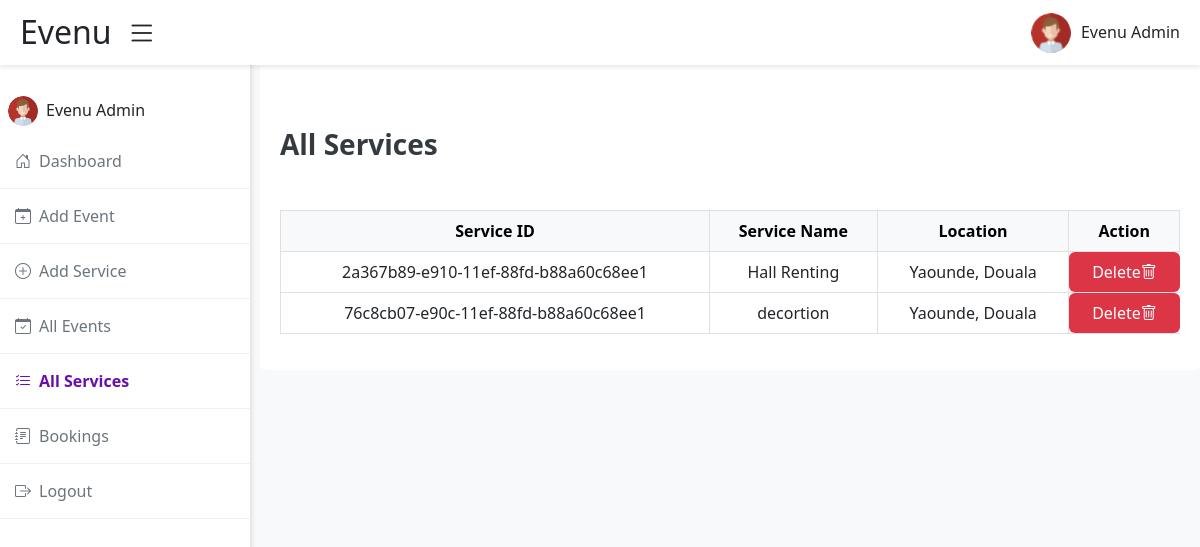
Screenshot of /admin/php/allService.php with the database file from the repository.
### tables this page shows
CREATE TABLE `services` (
  `id` char(36) NOT NULL,
  `name` varchar(50) NOT NULL,
  `location` text NOT NULL,
  `description` text NOT NULL
);

### admin/php/allService.php (the view, shortened to what this page needs)
<?php
  require_once "../../authentication/php/dbconn.php";
  $stmt = $conn->prepare("SELECT * FROM services");
  $stmt->execute();
  $services = $stmt->fetchAll(PDO::FETCH_ASSOC);
?>
<!DOCTYPE html>
<html lang="en">
<head>
    <link href="https://cdn.jsdelivr.net/npm/bootstrap@5.3.0/dist/css/bootstrap.min.css" rel="stylesheet">
    <link href="https://cdn.jsdelivr.net/npm/bootstrap-icons/font/bootstrap-icons.css" rel="stylesheet">
    <link rel="stylesheet" href="../css/home.css">
  </head>
<body>
  <div class="header">
    <div class="left-section">
      <h5 class="mb-0 fs-2">Evenu</h5>
      <span class="hamburger" id="hamburger-menu"><i class="bi bi-list"></i></span>
    </div>
    <div class="right-section">
      <div class="admin-info d-flex align-items-center">
        <img src="../../assets/images/admin.png" class="rounded-circle" alt="Admin">
        <div class="name">
          <h6 class="mb-0">Evenu Admin</h6>
        </div>
      </div>
    </div>
  </div>
  <div class="sidebar" id="sidebar">
      <div class="d-flex align-items-center mb-2 mt-3 m-2">
        <img src="../../assets/images/admin.png" class="rounded-circle me-2" alt="Admin">
        <div>
          <h5 class="mb-0 fs-6">Evenu Admin</h5>
        </div>
      </div>
      <a href="../index.php"><i class="bi bi-house-door me-2"></i> Dashboard</a>
      <a href="addEvent.php"><i class="bi bi-calendar-plus me-2"></i> Add Event</a>
      <a href="addService.php"><i class="bi bi-plus-circle me-2"></i> Add Service</a>
      <a href="allEvent.php"><i class="bi bi-calendar-check me-2"></i> All Events</a>
      <a href="#" class="active"><i class="bi bi-list-check me-2"></i> All Services</a>
      <a href="booking.php"><i class="bi bi-journal-text me-2"></i> Bookings</a>
      <a href="../../index.php"><i class="bi bi-box-arrow-right me-2"></i> Logout</a>
  </div>
  <div class="content bg-white rounded">
    <h4 class="mb-5 mt-5">All Services</h4>
    <table class="table table-bordered table-hover">
        <thead class="table-light">
            <tr>
                <th>Service ID</th>
                <th>Service Name</th>
                <th>Location</th>
                <th>Action</th>
            </tr>
        </thead>
        <tbody>
          <?php foreach ($services as $service): ?>
            <tr>
              <td><?php echo $service['id']; ?></td>
              <td><?php echo $service['name']; ?></td>
              <td><?php echo $service['location']; ?></td>
              <td class="btn bg-danger text-white d-flex justify-content-center">Delete <i class="bi bi-trash"></i></td>
            </tr>
          <?php endforeach; ?>
        </tbody>
    </table>
</div>
</body>
</html>

### admin/css/home.css (style rules this page uses)
body { background-color: #f8f9fa; margin: 0; }
.header { background-color: white; padding: 15px; box-shadow: 0 2px 5px rgba(0, 0, 0, 0.1); position: fixed; top: 0; left: 0; width: 100%; z-index: 999; display: flex; justify-content: space-between; align-items: center; padding: 10px 20px; }
.header .left-section { display: flex; align-items: center; }
.header .left-section h5 { margin-right: 15px; }
.header .hamburger { font-size: 30px; cursor: pointer; }
.header .right-section { display: flex; align-items: center; }
.header .right-section img { width: 40px; height: 40px; border-radius: 50%; }
.header .right-section .name { margin-left: 10px; }
.sidebar { width: 250px; background-color: #fff; position: fixed; top: 60px; bottom: 0; left: 0; padding-top: 20px; box-shadow: 2px 0px 5px rgba(0, 0, 0, 0.1); height: 100vh; transition: transform 0.3s ease-in-out; transform: translateX(0); }
.sidebar a { display: block; padding: 15px; text-decoration: none; color: #6c757d; font-size: 16px; border-bottom: 1px solid #f1f1f1; display: flex; align-items: center; }
.sidebar a.active { color: #6a0dad; font-weight: bold; }
.sidebar i { margin-right: 10px; }
.content { margin-left: 260px; padding: 50px; margin-top: 60px; padding: 20px; }
table { width: 100%; margin-top: 20px; border-collapse: collapse; }
table th, table td { padding: 10px; text-align: center; }
table th { background-color: #f8f9fa; }
table .table-light { background-color: #f8f9fa; }
.left-section h5 { margin: 0; }
.right-section { display: flex; align-items: center; }
.hamburger { font-size: 24px; cursor: pointer; }
.content { padding: 20px; background-color: #f8f9fa; }
.content h4 { font-size: 1.75rem; font-weight: bold; color: #343a40; }

### rows the page displays
services: id "2a367b89-e910-11ef-88fd-b88a60c68ee1", name "Hall Renting", location "Yaounde, Douala"
services: id "76c8cb07-e90c-11ef-88fd-b88a60c68ee1", name "decortion", location "Yaounde, Douala"
